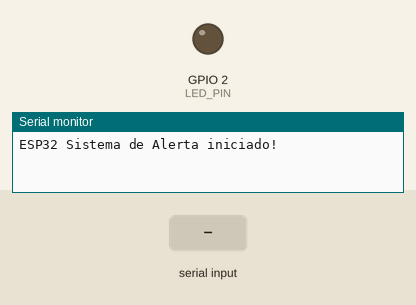
Recording of a sketch running on a simulated ESP32. Parts: output pins drawn as LEDs (lit = HIGH), the last lines printed to the serial monitor. Dashed ring = blinking. The test bench sets the inputs (shaded band).

Above: at 1.2 s.
1.3 s: "2" received over Serial
At 1.45 s:
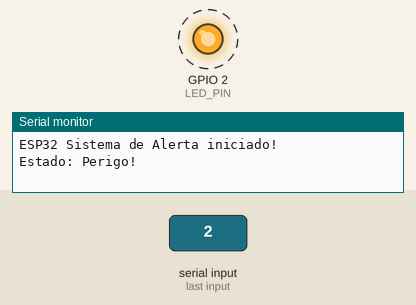
4.3 s: "0" received over Serial
At 5.3 s:
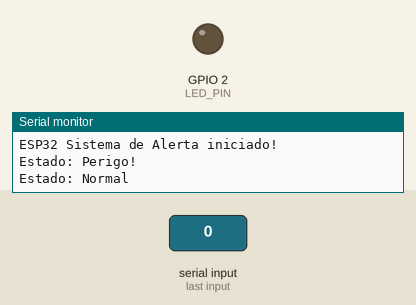
5.8 s: "1" received over Serial
At 6.4 s:
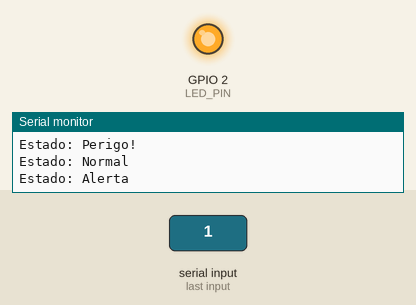
Timing chart, 0 to 8.8 s (numbered marks = the images above; inputs shaded):
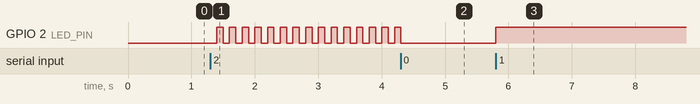

Measured:
- after the input at 1.3 s, GPIO 2 (LED_PIN): alternates HIGH for 0.10 s and LOW for 0.10 s, starting after 0.10 s
- after the input at 4.3 s, GPIO 2 (LED_PIN): goes on until 4.3 s, then stays LOW
- after the input at 5.8 s, GPIO 2 (LED_PIN): LOW → HIGH at once

The sketch:

mundosenai_ryan_IDE_arduino_copy_20250515111627.ino
```cpp
#define LED_PIN 2  // LED embutido do ESP32

// Estados do sistema
#define ESTADO_NORMAL 0
#define ESTADO_ALERTA 1
#define ESTADO_PERIGO 2

// Variáveis globais
int estado_atual = ESTADO_NORMAL;
bool piscando = false;
unsigned long tempo_ultimo_pisca = 0;
const int INTERVALO_PISCA = 100;  // Pisca mais rápido (100ms)

void pararPiscar() {
  piscando = false;
  estado_atual = ESTADO_NORMAL;
  digitalWrite(LED_PIN, LOW);
}

void iniciarPiscar() {
  estado_atual = ESTADO_PERIGO;
  piscando = true;
  tempo_ultimo_pisca = millis();
}

void setup() {
  // Inicia comunicação serial
  Serial.begin(115200);

  // Configura o LED
  pinMode(LED_PIN, OUTPUT);
  pararPiscar();  // Garante que começa desligado

  Serial.println("ESP32 Sistema de Alerta iniciado!");
}

void loop() {
  // Processa comandos seriais
  if (Serial.available() > 0) {
    char comando = Serial.read();

    switch (comando) {
      case '0':  // Estado normal
        pararPiscar();
        Serial.println("Estado: Normal");
        break;

      case '1':  // Estado de alerta
        estado_atual = ESTADO_ALERTA;
        piscando = false;
        digitalWrite(LED_PIN, HIGH);
        Serial.println("Estado: Alerta");
        break;

      case '2':  // Estado de perigo
        iniciarPiscar();
        Serial.println("Estado: Perigo!");
        break;
    }
  }

  // Controle do LED piscante
  if (piscando) {
    unsigned long tempo_atual = millis();
    if (tempo_atual - tempo_ultimo_pisca >= INTERVALO_PISCA) {
      digitalWrite(LED_PIN, !digitalRead(LED_PIN));  // Inverte o estado do LED
      tempo_ultimo_pisca = tempo_atual;
    }
  }
}
```
